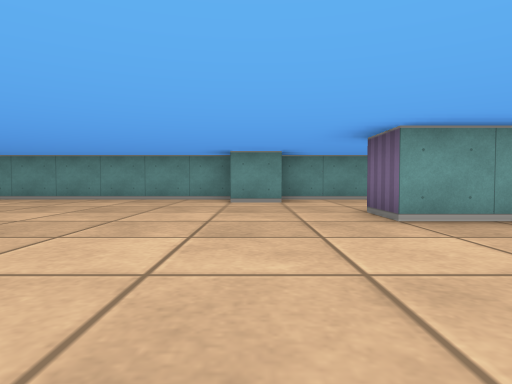
[1] (above)

16 first-person views from a walk through a cub3D ray-caster map. The camera is about half as high as the walls, tilts 2° down and sees 75° across. The floor is counted in squares. Each view is taken from the middle of a square. On the plan, view 1 faces up. The plan holds only what a view shows up to about 9 squares ahead; the rest is blank.

[2]
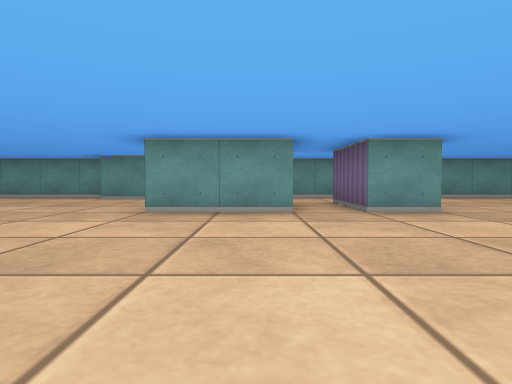

[3]
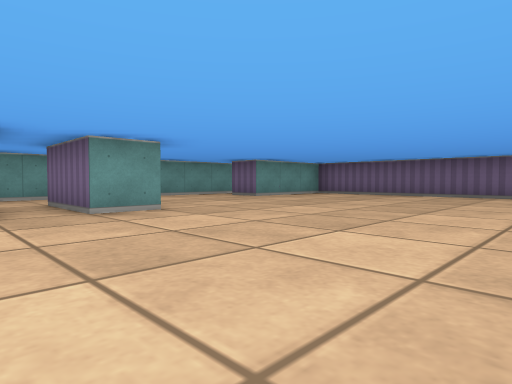

[4]
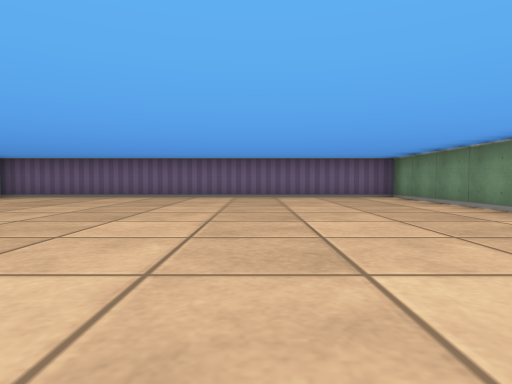

[5]
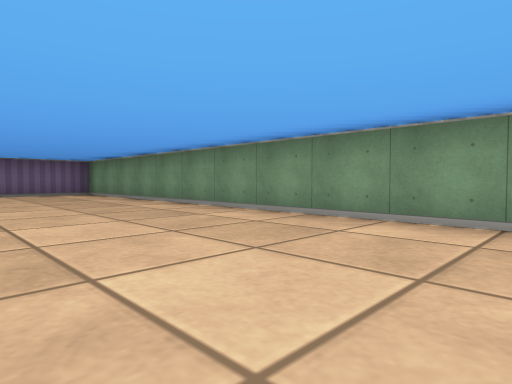

[6]
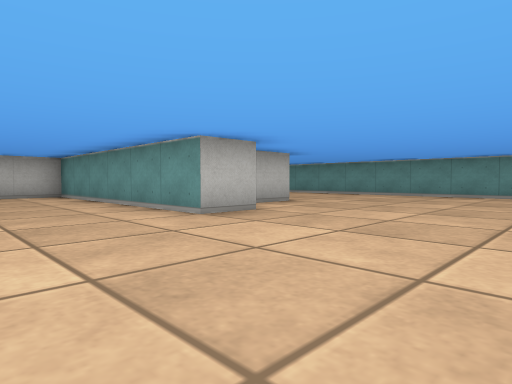

[7]
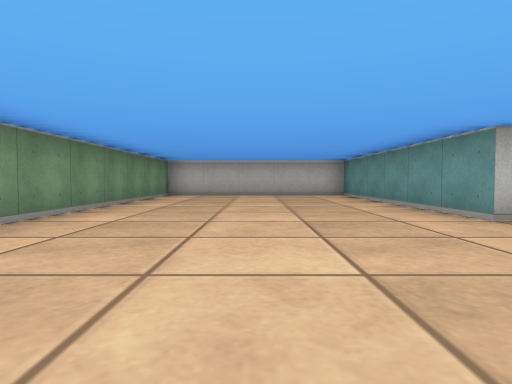

[8]
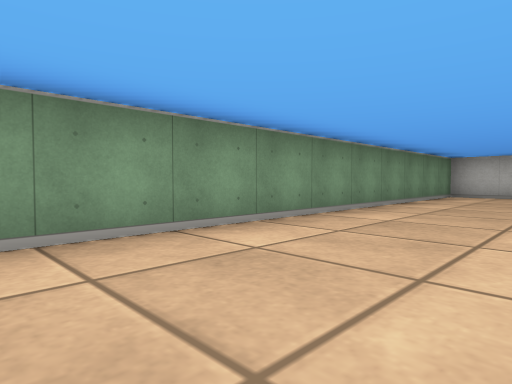

[9]
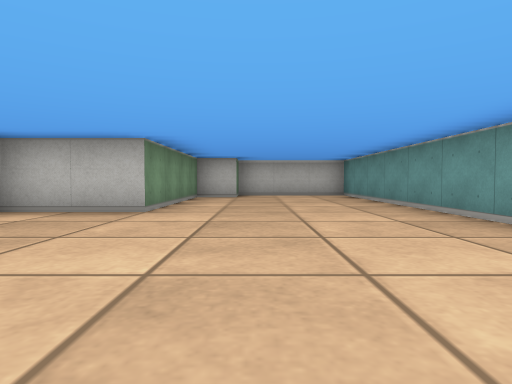

[10]
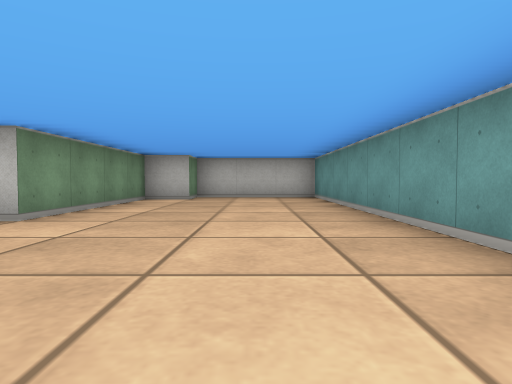

[11]
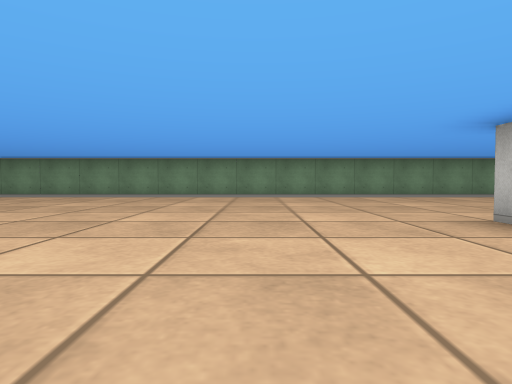

[12]
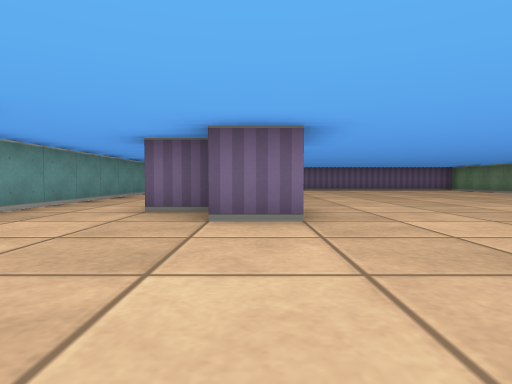

[13]
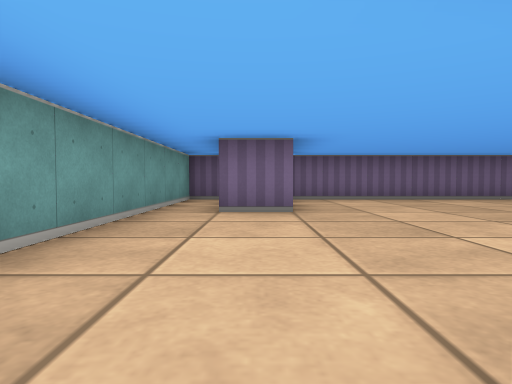

[14]
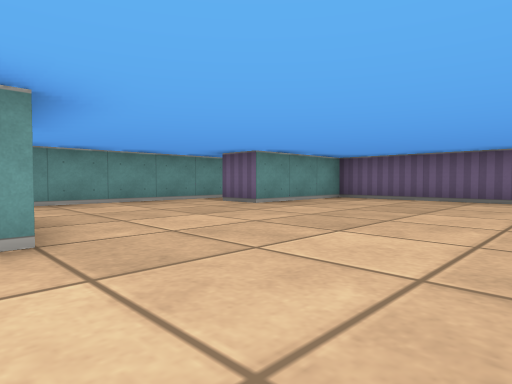

[15]
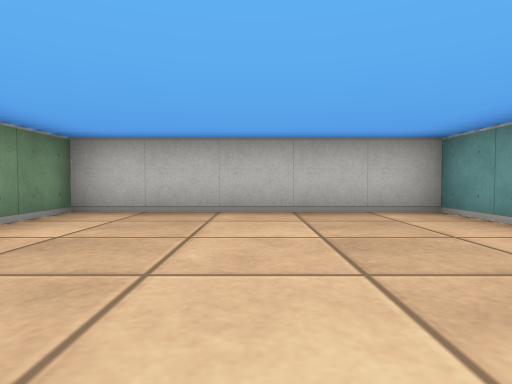

[16]
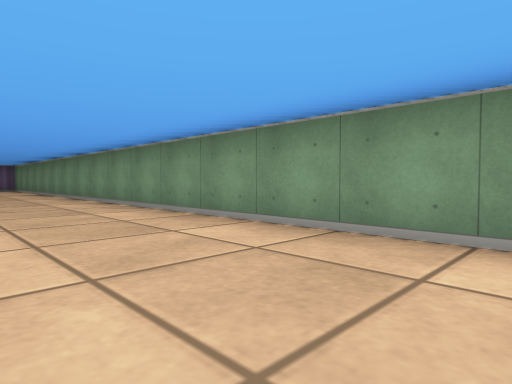

### Floor plan
Points are (right, up) in squares from view 1. A wall is a line through its corners. A room is listed if a view was taken in it or the views show most of it. See-through windows are left out.
Room 1 (views 1, 2, 3, 4, 5, 6, 7, 8, 9, 10, 11, 12, 13, 14, 15, 16)
walls: (3.5, 3.5) (1.5, 3.5) (1.5, 4.5); (2.5, 4.6) (2.5, 5.5); (5.6, 3.5) (4.5, 3.5) (4.5, 5.5); (-4.5, 1.5) (-4.5, 0.5) (-10.5, 0.5) (-10.5, -4.5) (12.5, -4.5) (12.5, 5.5) (9.5, 5.5) (9.5, 6.5); (0.5, 6.5) (-0.5, 6.5); (-0.5, 7.5) (-10.5, 7.5) (-10.5, 4.5) (-9.5, 4.5) (-9.5, 3.5) (-5.5, 3.5) (-5.5, 1.5); (12.5, 6.8) (12.5, 7.5) (0.5, 7.5)

Positions as (right, up) in squares from view 1, and headings:
1: (0, 0), facing up
2: (3, -1), facing up
3: (3, -1), facing up-right
4: (4, -1), facing right
5: (2, -1), facing down-right
6: (-1, -2), facing up-left
7: (-1, -2), facing left
8: (-1, -2), facing down-left
9: (-1, 5), facing left
10: (-2, 6), facing left
11: (-2, 4), facing down
12: (-2, 4), facing right
13: (5, 6), facing right
14: (5, 1), facing up-right
15: (-6, -2), facing left
16: (-3, -2), facing down-right
